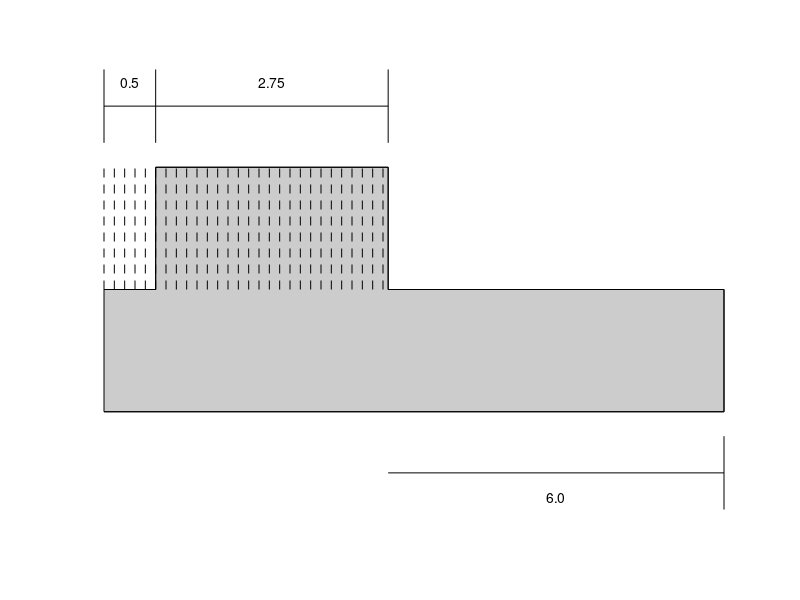

Source code (MATLAB):
close all
L1 = 0.5;
L2 = 2.75;
L3 = 6.0;
x = [0, L1, L1, L2, L2, L3, L3, 0];
y = [0, 0, 1, 1, 0, 0, -1, -1];
figure;
fill(x, y, [0.8 0.8 0.8]); % light gray color背景
hold on;
% Draw the outline总体轮廓
plot(x, y, 'k');
% Add hatches  [x1,x2]与[y1,y2]
for i = 0:0.1:L2
    line([i, i], [0, 1], 'Color', 'k', 'LineStyle', '--');
end
% Draw dimension lines and dimension text绘制标注线和标注文本
line([0, L1], [1.5, 1.5], 'Color', 'k'); 
line([L1, L2], [1.5, 1.5], 'Color', 'k');
line([L2, L3], [-1.5, -1.5], 'Color', 'k'); 
plot([0, 0], [1.2, 1.8], 'k'); % vertical line for arrow
plot([L1, L1], [1.2, 1.8], 'k');
plot([L2, L2], [1.2, 1.8], 'k'); 
plot([L3, L3], [-1.2, -1.8], 'k'); 
text(L1/2, 1.7, '0.5', 'HorizontalAlignment', 'center');
text(L1 + (L2-L1)/2, 1.7, '2.75', 'HorizontalAlignment', 'center');
text(L2 + (L3-L2)/2, -1.7, '6.0', 'HorizontalAlignment', 'center');
axis off;%关闭坐标轴
hold off;
